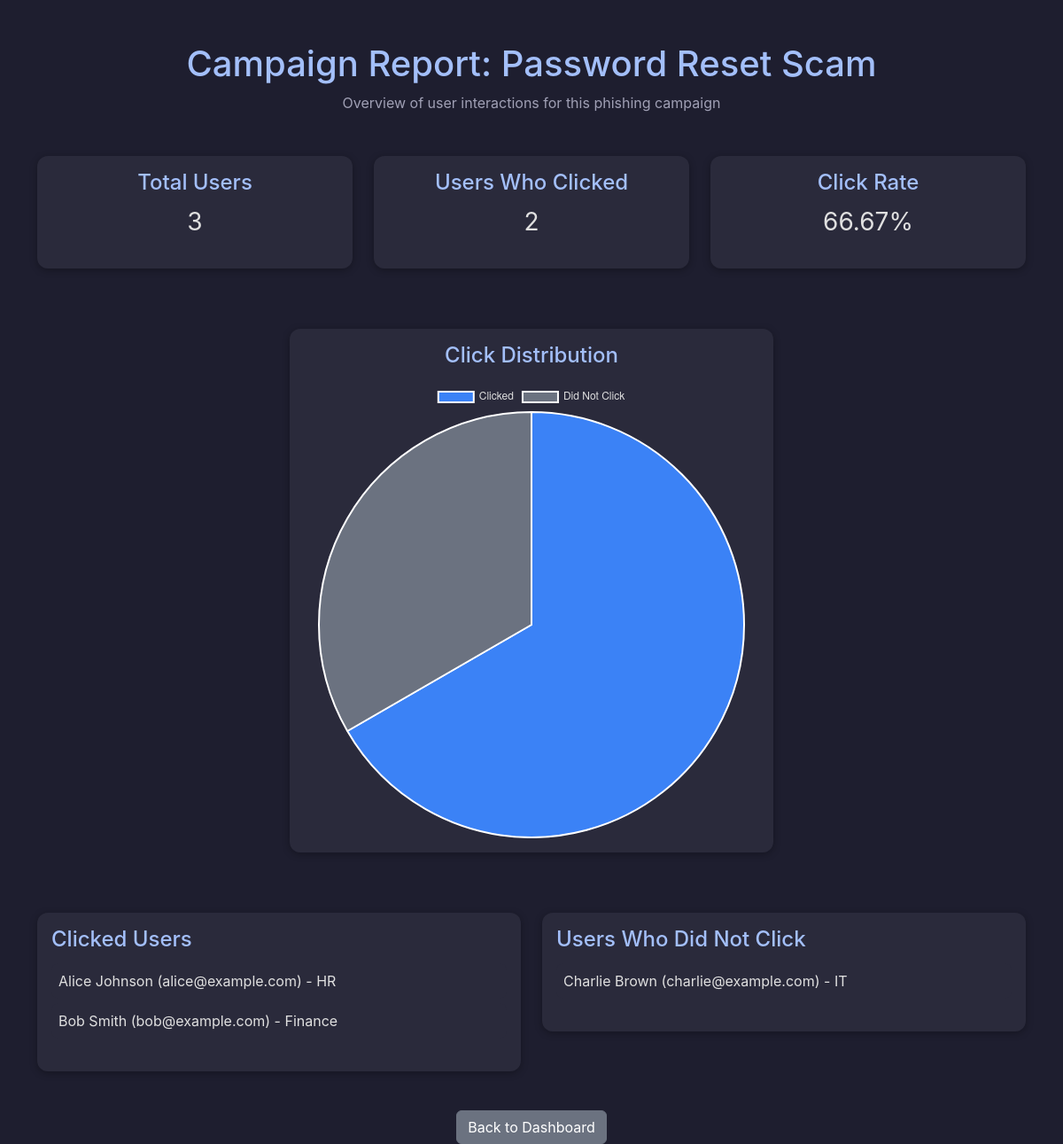
The page /report/1 on the database its author committed.
### models.py (models this page shows)
class Campaign(db.Model):
    __tablename__ = 'campaigns'
    id = db.Column(db.Integer, primary_key=True)
    name = db.Column(db.String(200), nullable=False)
    email_template = db.Column(db.Text, nullable=False)
    created_at = db.Column(db.DateTime, default=datetime.utcnow)
    clicks = db.relationship('Click', backref='campaign', lazy=True)

class User(db.Model):
    __tablename__ = 'users'
    id = db.Column(db.Integer, primary_key=True)
    name = db.Column(db.String(100), nullable=False)
    email = db.Column(db.String(120), unique=True, nullable=False)
    department = db.Column(db.String(100), nullable=True)

### app.py (the view)
@app.route('/report/<int:campaign_id>')
def report(campaign_id):
    campaign = Campaign.query.get_or_404(campaign_id)
    users = User.query.all()
    clicked_user_ids = [click.user_id for click in campaign.clicks]
    clicked_users = [u for u in users if u.id in clicked_user_ids]
    non_clicked_users = [u for u in users if u.id not in clicked_user_ids]
    total_users = len(users)
    click_rate = round((len(clicked_users) / total_users) * 100, 2) if total_users else 0
    chart_data = [len(clicked_users), len(non_clicked_users)]
    return render_template(
        'report.html',
        campaign=campaign,
        total_users=total_users,
        clicked_users=clicked_users,
        non_clicked_users=non_clicked_users,
        click_rate=click_rate,
        chart_data=chart_data  # passed safely
    )

### templates/report.html (shortened to what this page needs)
<!DOCTYPE html>
<html lang="en">
<head>
    <link href="https://cdn.jsdelivr.net/npm/bootstrap@5.3.0/dist/css/bootstrap.min.css" rel="stylesheet">
    <link rel="stylesheet" href="{{ url_for('static', filename='style.css') }}">
</head>
<body>
<div class="container mt-5">
    <div class="text-center mb-5">
        <h1>Campaign Report: {{ campaign.name }}</h1>
        <p class="text-muted">Overview of user interactions for this phishing campaign</p>
    </div>
    <div class="row text-center mb-5">
        <div class="col-md-4">
            <div class="card p-3">
                <h4>Total Users</h4>
                <p class="fs-3">{{ total_users }}</p>
            </div>
        </div>
        <div class="col-md-4">
            <div class="card p-3">
                <h4>Users Who Clicked</h4>
                <p class="fs-3">{{ clicked_users|length }}</p>
            </div>
        </div>
        <div class="col-md-4">
            <div class="card p-3">
                <h4>Click Rate</h4>
                <p class="fs-3">{{ click_rate }}%</p>
            </div>
        </div>
    </div>
    <div class="row mb-5">
        <div class="col-md-6 offset-md-3">
            <div class="card p-3">
                <h4 class="text-center mb-3">Click Distribution</h4>
                <canvas id="clickChart"></canvas>
            </div>
        </div>
    </div>
    <div class="row">
        <div class="col-md-6">
            <div class="card p-3">
                <h4>Clicked Users</h4>
                {% if clicked_users %}
                <ul>
                    {% for user in clicked_users %}
                        <li>{{ user.name }} ({{ user.email }}) - {{ user.department }}</li>
                    {% endfor %}
                </ul>
                {% else %}
                <p class="text-muted">No users clicked this campaign.</p>
                {% endif %}
            </div>
        </div>
        <div class="col-md-6">
            <div class="card p-3">
                <h4>Users Who Did Not Click</h4>
                {% if non_clicked_users %}
                <ul>
                    {% for user in non_clicked_users %}
                        <li>{{ user.name }} ({{ user.email }}) - {{ user.department }}</li>
                    {% endfor %}
                </ul>
                {% else %}
                <p class="text-muted">All users clicked this campaign.</p>
                {% endif %}
            </div>
        </div>
    </div>
    <div class="text-center mt-4">
        <a href="{{ url_for('home') }}" class="btn btn-secondary">Back to Dashboard</a>
    </div>
</div>
<script>
    const clickData = JSON.parse('{{ chart_data | tojson | safe }}');
    const ctx = document.getElementById('clickChart');
    const clickChart = new Chart(ctx, {
        type: 'pie',
        data: {
            labels: ['Clicked', 'Did Not Click'],
            datasets: [{
                data: clickData,
                backgroundColor: ['#3b82f6', '#6b7280']
            }]
        },
        options: {
            responsive: true,
            plugins: {
                legend: {
                    labels: { color: '#e0e0e0' }
                }
            }
        }
    });
</script>
</body>
</html>

### static/style.css (style rules this page uses)
body { background-color: #1e1e2f; color: #e0e0e0; font-family: 'Inter', sans-serif; }
h1, h2, h3, h4, h5 { color: #a3bffa; }
.card { background-color: #2a2a3b; border: none; border-radius: 12px; box-shadow: 0 2px 8px rgba(0, 0, 0, 0.3); color: #e0e0e0; margin-bottom: 20px; }
.text-muted { color: #a0a0b5 !important; }
.btn-secondary { background-color: #6b7280; border-color: #6b7280; }
ul { list-style: none; padding-left: 0; }
ul li { background-color: #2a2a3b; margin: 5px 0; padding: 8px; border-radius: 8px; }

### rows shown on the page
Campaign: name "Password Reset Scam"
User: name "Alice Johnson", email "alice@example.com", department "HR"
User: name "Bob Smith", email "bob@example.com", department "Finance"
User: name "Charlie Brown", email "charlie@example.com", department "IT"

### other values the page prints
{{ total_users }} "3"
{{ clicked_users|length }} "2"
{{ click_rate }} "66.67"
chart data {{ chart_data | tojson | safe }} [2, 1]
